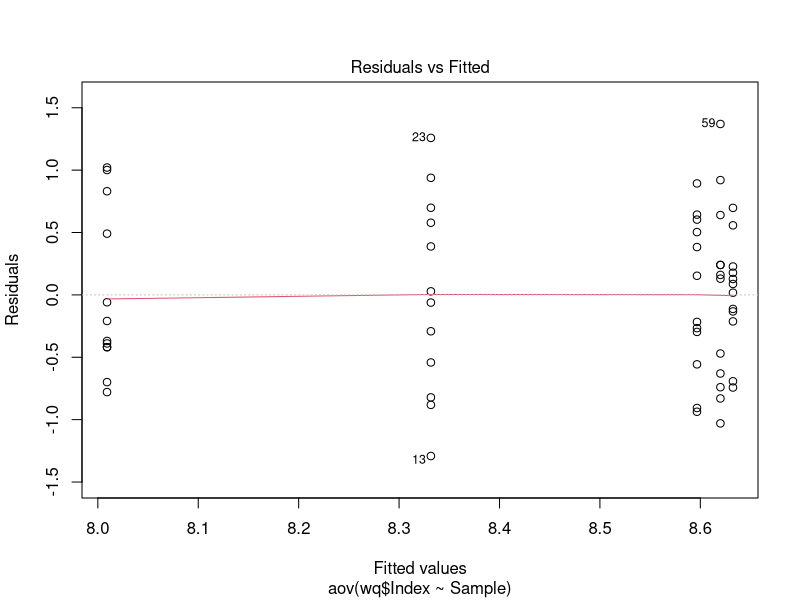
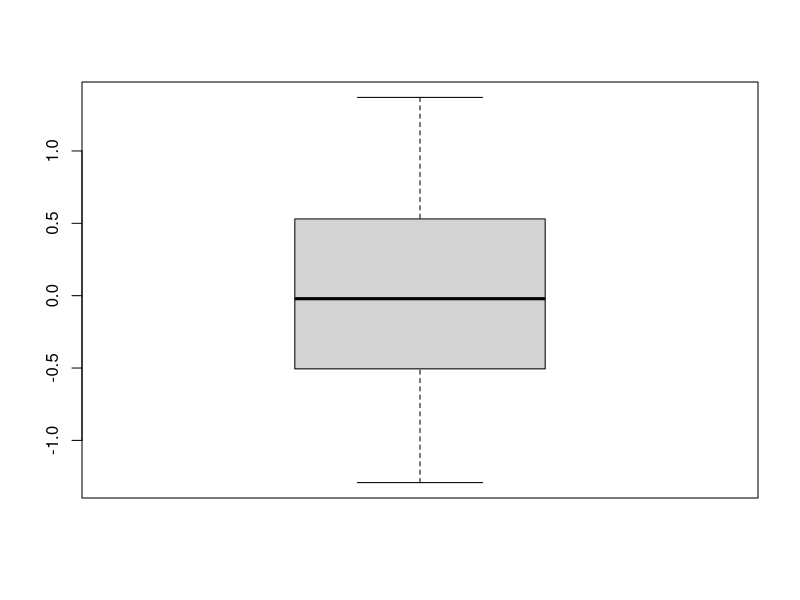
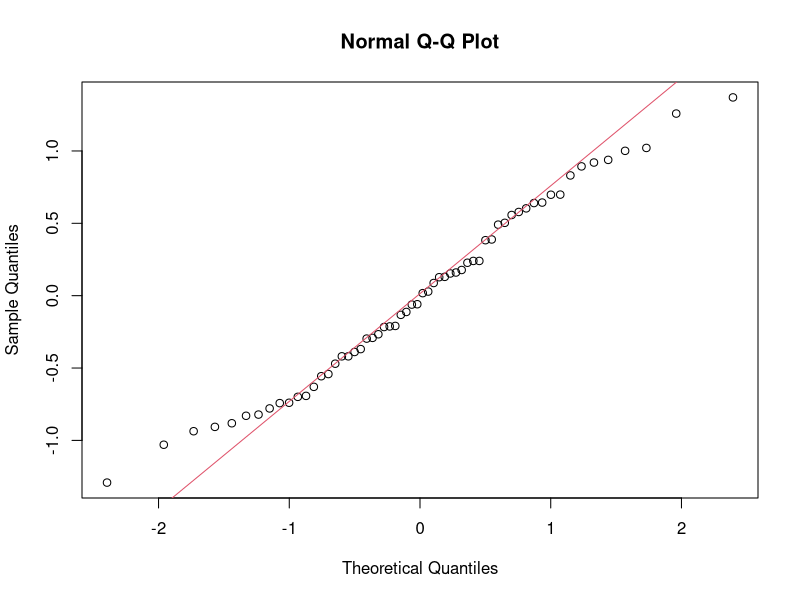
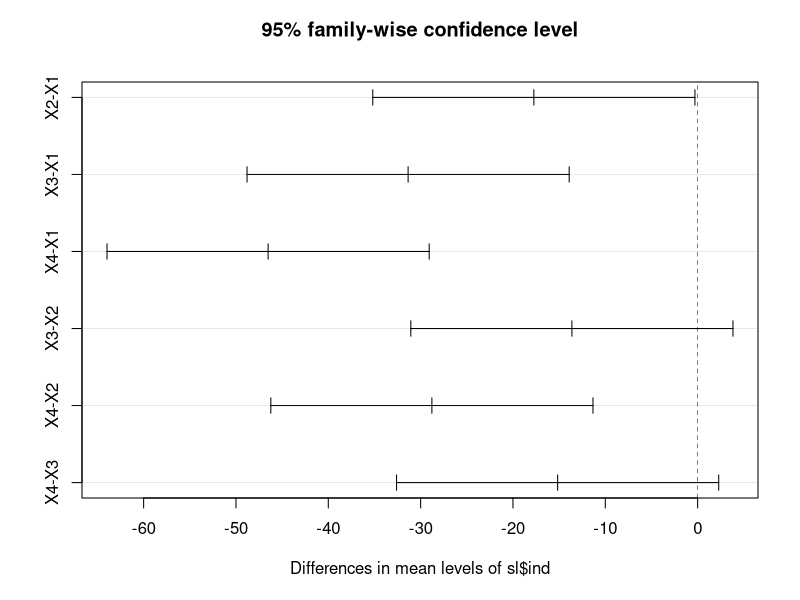
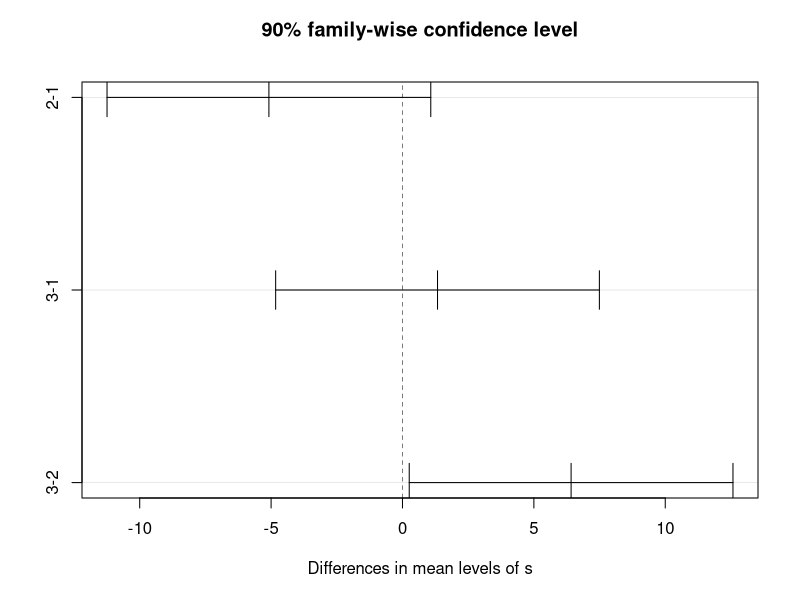
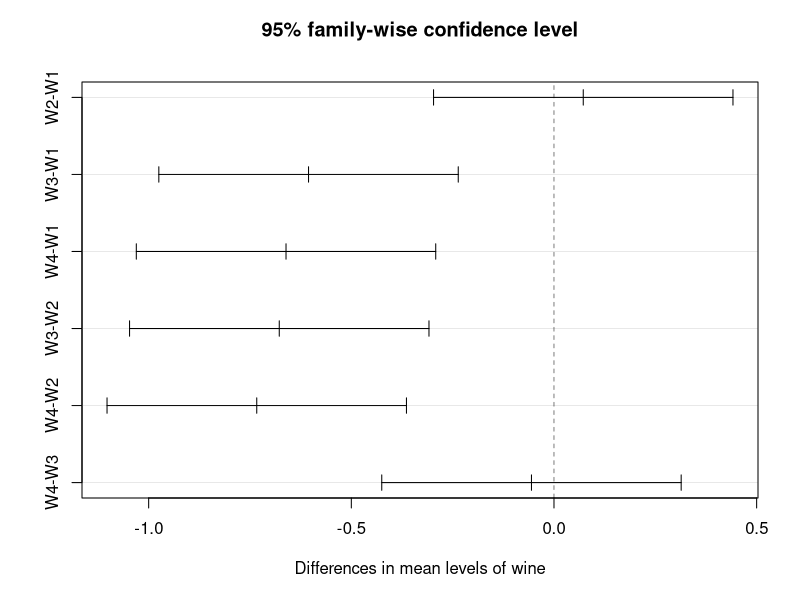

The R script that drew these images, in order:
# Comparing k > 2 populations (357-397)

setwd("/home/ajo/gitRepos/stat4BusMan/PracticeExpDesign")

# Anova F Test for means

# R Commands for the ANOVA F Test for H0 : ?1 = ???= ?k
# fit=aov(Value???as.factor(Sample), data=df); anova(fit)

# Example:
# To compare three different mixtures of methacrylic acid and ethyl acrylate for
# stain/soil release effectiveness, 5 cotton fabric specimens are treated with each mixture and tested. 
# The data are given in FabricSoiling.txt. Do the three mixtures differ in the stain/soil release effectiveness? 
# Test at level of significance alpha=0.05 and report the p-value.
fs <- read.table("FabricSoiling.txt")
aov(Value~Sample, data=fs)
anova(aov(Value~Sample, data=fs))

# Example:
# A quantification of coastal water quality converts measurements on several pollutants to a water quality index 
# with values from 1 to 10. An investigation into the after-clean-up water quality of a lake focuses on five areas 
# encompassing the two beaches on the eastern shore and the three beaches on the western shore. Water quality index 
# values are obtained from 12 water samples from each beach. The data are found in WaterQualityIndex.txt. 
# One objective of the study is the comparison of the water quality on the eastern and western shores of the lake.
# (a) Identify the relevant contrast, theta, for the study's objective, and use the data to (i) carry out the test 
# of H0 : theta = 0 vs Ha : theta ne 0 at level of significance alpha = 0.05, and (ii) to construct a 95% CI for theta.
# (b) Test, at alpha= 0.05, the overall hypothesis that the average pollution index is the same for all five beaches.

wq <- read.table("WaterQualityIndex.txt")
attach(wq)

sm=by(Index, Beach, mean); svar=by(Index, Beach, var)
theta=(sm[1]+sm[2])/2-(sm[3]+sm[4]+sm[5])/3
stheta=sqrt(mean(svar)*((1/4)*(2/12)+(1/9)*(3/12)))

# Compute the five sample means, the sample variances, the contrast, and the standard deviation of the contrast, which are stored in the R objects t and st, respectively

TS=theta/stheta; TS # Test Statistic

2*(1-pt(abs(TS),55)) # P-value

# (b)
anova(aov(Index~as.factor(Beach)))


# R Command for Testing the Assumption sigma2_1 = ???= sigma2_k
# anova(aov(resid(aov(df$Value~df$Sample))**2~df$Sample))

# R Command for Testing the Normality Assumption
# shapiro.test(resid(aov(df$Value~df$Sample)))

# fit=aov(df$Value???df$Sample)
# plot(fit, which=1)
# plot(fit, which=2)

# Example: In the context of the water quality measurements, test the validity of the assumptions of equal 
# variances and normality

Sample = as.factor(wq$Beach)
fit=aov(wq$Index ~ Sample)
anova(aov(resid(fit)**2~Sample)) # assumption of equal variances is approximately satisfied
plot(fit, which=1)

shapiro.test(resid(aov(wq$Index~ Sample))) # Normality test
Resid=resid(aov(wq$Index ~ Sample)); boxplot(Resid)
qqnorm(Resid); qqline(Resid, col=2)

# The Kruskal-Wallis Test

# R Command for the Kruskal-Wallis Test
# kruskal.test(x~s)

# Example: 
# Organizations such as the American Society for Testing Materials are interested
# in the flammability properties of clothing textiles. A particular study performed a
# standard flammability test on six pieces from each of three types of fabric used in
# children's clothing. The response variable is the length of the burn mark made when
# the fabric piece is exposed to a flame in a specified way. Using the Kruskal-Wallis
# procedure on the data from this study (Flammability.txt), test the hypothesis that the
# flammability of the three materials is the same, at level of significance alpha = 0.1, and
# compute the p-value

fl <- read.table("Flammability.txt")
x=fl$BurnL; s=fl$Material; kruskal.test(x ~s)

# Because the sample sizes are ni = 6, that is, < 8, a more accurate p-value (computed through Monte-Carlo resampling)
library(coin); kw=kruskal_test(x ~ factor(s), distribution=approximate(B=9999)); pvalue(kw)


# The Chi-Square Test for Proportions

# R Commands for the Chi-Square Test for H0 : p1 = ???= pk
# table=matrix(c(O11, O21, ..., O1k, O2k), nrow=2)
# chisq.test(table)

# Example: 
# A commercial airline is considering four different designs of the control panel for
# the new generation of airplanes. To see if the designs have an effect on the pilot's
# response time to emergency displays, emergency conditions were simulated and the
# response times of pilots were recorded. The sample sizes, ni, and number of times,
# O1i, that the response times were below 3 seconds for the four designs are as follows:
# n1 = 45, O11 = 29; n2 = 50, O12 = 42; n3 = 55, O13 = 28; n4 = 50, O14 = 24.
# Perform the test at level of significance alpha = 0.05.

table=matrix(c(29, 16, 42, 8, 28, 27, 24, 26), nrow=2); chisq.test(table)

# Bonferroni Multiple Comparisons

# Example: 
# Iron concentration measurements from four ore formations are given in FeData.txt.
# Use Bonferroni multiple comparisons, based on rank-sum tests, to determine which
# pairs of ore formations differ, at experiment-wise level of significance alpha = 0.05, in
# terms of iron concentration.

fe <- read.table("FeData.txt")
f1=fe$conc[fe$ind=="V1"]; f2=fe$conc[fe$ind=="V2"]; f3=fe$conc[fe$ind=="V3"]; f4=fe$conc[fe$ind=="V4"]

wilcox.test(f1, f2); 
wilcox.test(f1, f3); 
wilcox.test(f1, f4); 
wilcox.test(f2, f3); 
wilcox.test(f2, f4); 
wilcox.test(f3, f4);

# Those who are less than alpha/6 (0.05/6) = 0.0083 will mean that they are different between each other.

by(fe$conc,fe$ind, mean)


## Tukey Multiple Comparisons and simultaneous CIs

# R Commands for Tukey's (1 ??? ??)100% Simultaneous CIs
# TukeyHSD(aov(y???s), conf.level=1-??)
# plot(TukeyHSD(aov(y???s), conf.level=1-??))

# Example: 
# Four different concentrations of ethanol are compared at level ?? = 0.05 for their
# effect on sleep time. Each concentration was given to a sample of 5 rats and the
# REM sleep time for each rat was recorded. Use the resulting data set (SleepRem.txt)
# to construct Tukey's 95% simultaneous CIs and apply the Tukey multiple comparisons method 
# to identify the pairs of concentrations that are significantly different at
# experiment-wise level of significance 0.05.

sl <- read.table("SleepRem.txt")
by(sl$values, sl$ind, mean)

TukeyHSD(aov(sl$values~sl$ind))

plot(TukeyHSD(aov(sl$values~sl$ind))) 

## Tukey Multiple Comparisons on the ranks

# Example: 
# Consider the setting where three types of fabric are tested for
# their flammability, and use Tukey's multiple comparisons method on the ranks to
# identify which materials differ in terms of flammability at experiment-wise level of
# significance alpha = 0.1.

r=rank(fl$BurnL); s=as.factor(fl$Material)
plot(TukeyHSD(aov(r~s), conf.level=0.9))


# Randomized Block designs

# R Command for the Randomized Block Design
# summary(aov(values~treatment+block))

# Example:
# A random sample of 36 Napa Valley visitors tested and rated four wine varieties on
# a scale of 1-10. For impartiality purposes, the wines were identified only by numbers
# 1-4. The order in which each of the four wines were presented to each visitor was
# randomized. The average rating for each wine, and overall average rating, are X1? =
#   8.97, X2? = 9.04, X3? = 8.36, X4? = 8.31, and X?? = 8.67. Moreover, it is given that
# the sum of squares due to the visitors (blocks) is SSB = 11.38 and the total sum of
# squares is SST = 65.497. With the information given, construct the ANOVA table.
# Is there a significant difference in the rating of the four wines? Test at ?? = 0.05.

wt=read.table("NapaValleyWT.txt", header=T)
st=stack(wt); wine=st$ind; visitor=as.factor(rep(1:36,4))
summary(aov(st$values~wine+visitor))

# Testing the validity of the assumptions

# R Command for Testing the Homoscedasticity Assumption
# anova(aov(resid(aov(values~trt+blk))**2???trt+blk))

# R Command for Testing the Normality Assumption
# shapiro.test(resid(aov(values~trt+blk)))

# Example using the previous situation:
anova(aov(resid(aov(st$values~wine+visitor))**2~wine+visitor))

shapiro.test(resid(aov(st$values~wine+visitor)))


# Friedman's Test and F Test on the Ranks

# For the wine tasting data set, the summary statistics on the ranks
# are R1? = 90.93, R2? = 94.89, R3? = 52.97, R4? = 51.21, and R?? = 72.50. Moreover,
# it is given that the rank sum of squares due to the visitors (blocks) is SSBR = 41,843
# and the rank total sum of squares is SSTR = 248203. With the information given,
# calculate the F statistic on the ranks and test the hypothesis of no difference in the
# ratings of the four wines at ?? = 0.05.

ranks=rank(st$values); wine=st$ind;
visitor=as.factor(rep(1:36,4))
summary(aov(ranks~wine+visitor))

# With the information given, calculate Friedman's test statistic and p-value, and test the hypothesis
# of no difference in the ratings of the four wines at ?? = 0.05.

# R Command for Friedman's Test
# friedman.test(st$values, st$ind, as.factor(rep(1:n, k)))

friedman.test(st$values, st$ind, as.factor(rep(1:36, 4))) 


# Multiple Comparisons

## Bonferroni Multiple Comparisons and Simultaneous CIs

# Example: 

# In the context of the wine tasting data, apply the following
# Bonferroni multiple comparisons procedures to identify which of the 6 pairs of
# wines are significantly different at experiment-wise level of significance ?? = 0.05.
# (a) Construct 95% Bonferroni simultaneous CIs, and perform multiple comparisons based on them.
# (b) Perform the Bonferroni multiple comparisons procedure through pairwise testing using the Wilcoxon's signed-rank procedure.
# (c) Perform the Bonferroni multiple comparisons procedure through pairwise testing using the paired T test procedure.

# (a)
(1-0.05/6)*100 # Confidence level
t.test(wt$W1,wt$W2, paired=T, conf.level=0.99167)
t.test(wt$W1,wt$W3, paired=T, conf.level=0.99167)
t.test(wt$W1,wt$W4, paired=T, conf.level=0.99167)
t.test(wt$W2,wt$W3, paired=T, conf.level=0.99167)
t.test(wt$W2,wt$W4, paired=T, conf.level=0.99167)
t.test(wt$W3,wt$W4, paired=T, conf.level=0.99167)

# The results, given in the last column of the table in (10.4.19), mean that
# each of the wines 1 and 2 is significantly different from wines 3 and 4, but
# wine 1 is not significantly different from wine 2, and wine 3 is not significantly
# different from wine 4.

# (b)

wilcox.test(wt$W1,wt$W2, paired = TRUE); 
wilcox.test(wt$W1,wt$W3, paired = TRUE); 
wilcox.test(wt$W1,wt$W4, paired = TRUE); 
wilcox.test(wt$W2,wt$W3, paired = TRUE); 
wilcox.test(wt$W2,wt$W4, paired = TRUE); 
wilcox.test(wt$W3,wt$W4, paired = TRUE);

# Because the desired experiment-wise level of significance is 0.05, each p-value is compared to 0.05/6 = 0.00833.
# Comparisons with p-values less than 0.00833 are declared significantly different.

# Each of the wines 1 and 2 is significantly different from wines 3 and 4, but wine 1 is not significantly
# different from wine 2, and wine 3 is not significantly different from wine 4.

# (c)

# Same results as (a) abd (b)


# Tukey's Multiple Comparisons and Simultaneous CIs

# Example:
# In the context of the wine tasting data of Example 10.4-3, apply Tukey's method
# to construct 95% simultaneous CIs and multiple comparisons to identify which of
# 6 pairs of wines are significantly different at experiment-wise level of significance alpha = 0.05.

# R Commands for Tukey's (1 -0.5)100% Simultaneous CIs
# TukeyHSD(aov(values~treatment+block), "treatment", conf.level=1-??)
# plot(TukeyHSD(aov(values~treatment+block), "treatment", conf.level=1-??))

st=stack(wt); wine=st$ind; visitor=as.factor(rep(1:36, 4))
TukeyHSD(aov(st$values~wine+visitor),"wine")
plot(TukeyHSD(aov(st$values~wine+visitor),"wine"))


# Tukey's Multiple Comparisons on the Ranks

# Example:
# In the context of the wine tasting data of Example 10.4-3, perform multiple comparisons 
# at experiment-wise level of significance alpha = 0.05 using Tukey's method on the ranks.

st=stack(wt); wine=st$ind; visitor=as.factor(rep(1:36, 4))
TukeyHSD(aov(rank(st$values)~wine+visitor),"wine")
